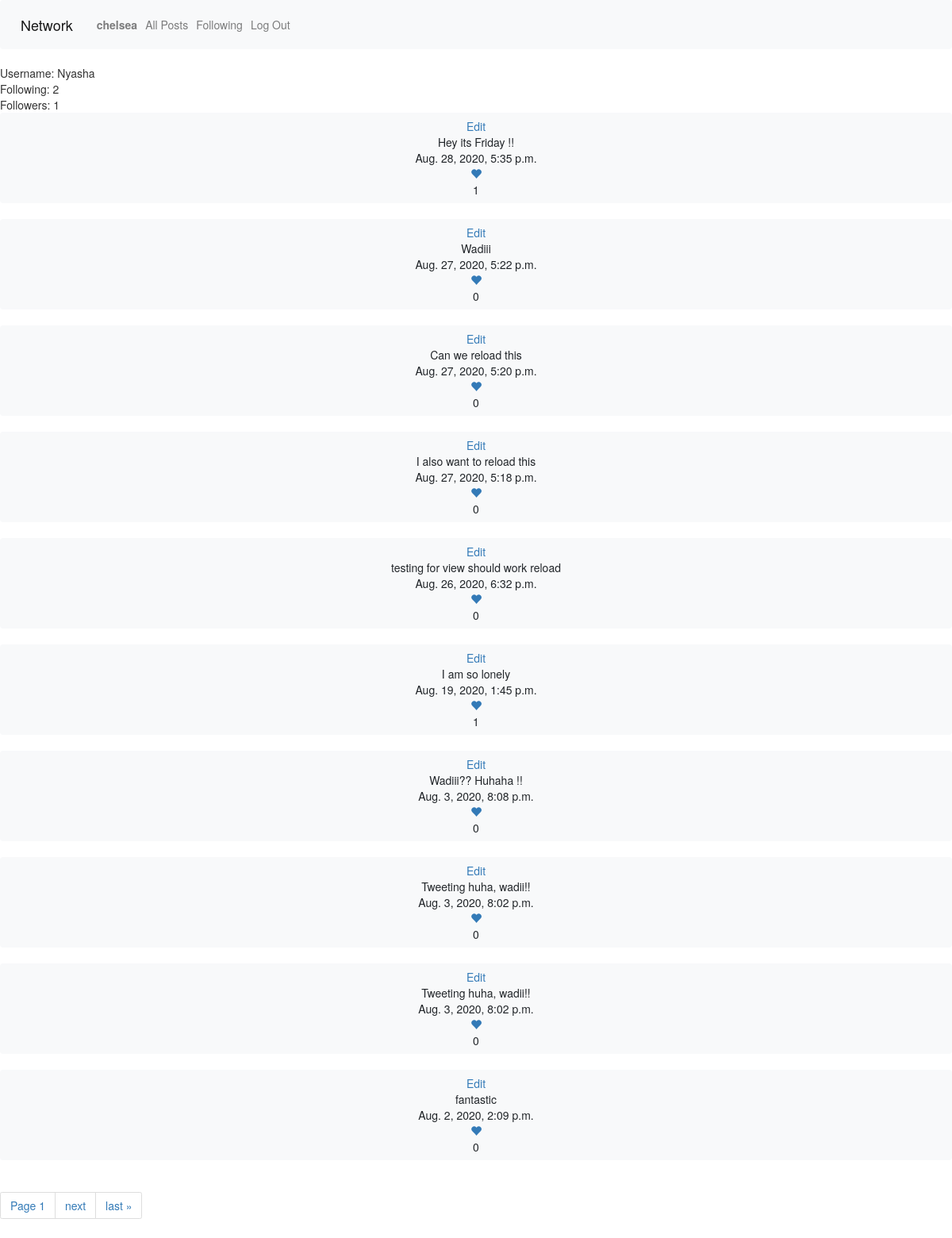
The page /user_profile/5 (signed in) on the database as committed earlier.
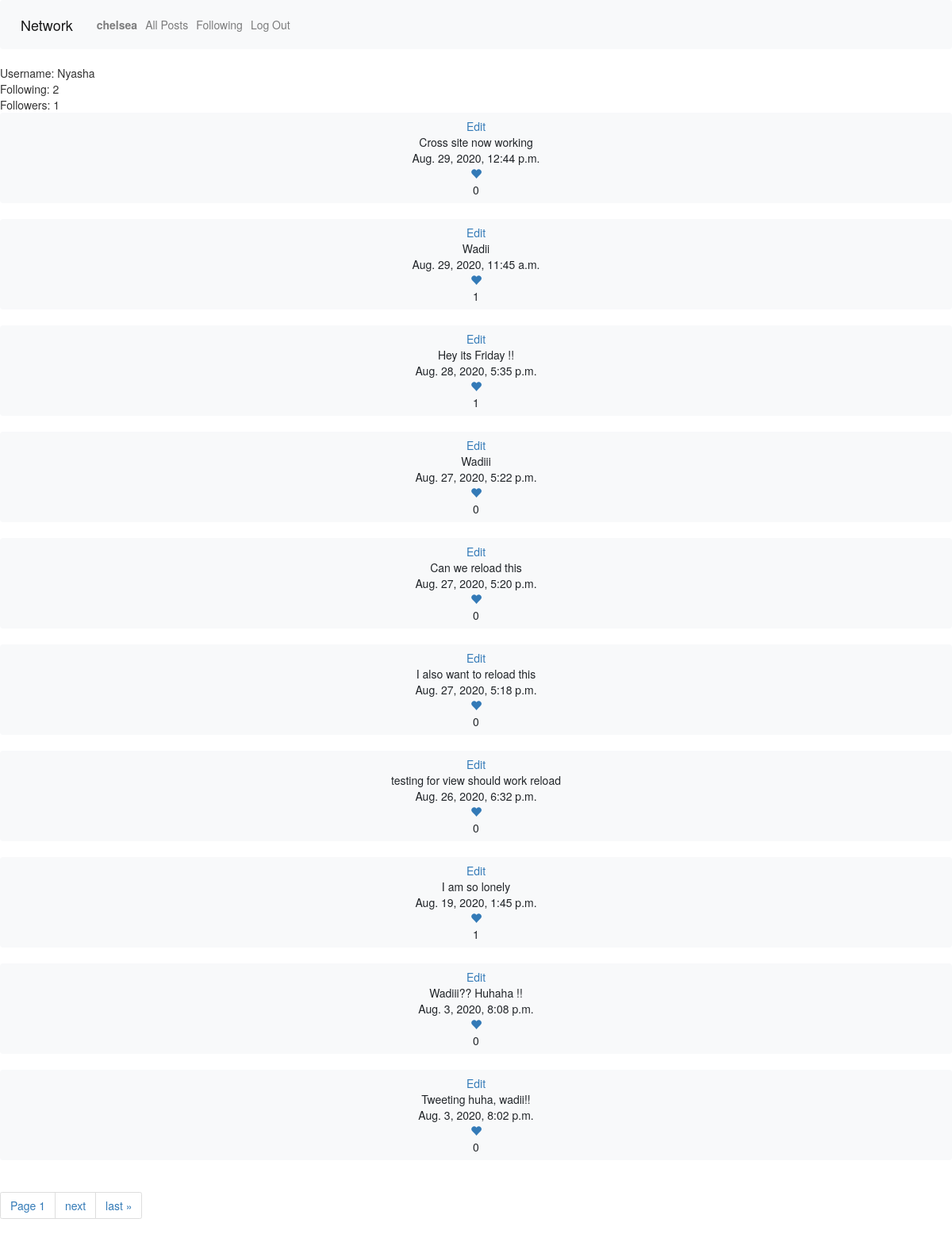
The same page on the database as committed later.
### network/models.py (models this page shows, shortened)
class Tweet(models.Model):
    user = models.ForeignKey(User, related_name="tweets", on_delete=models.CASCADE)
    body = models.TextField(blank=True)
    timestamp = models.DateTimeField(auto_now_add=True)

### network/views.py (the view)
# urls.py: path("user_profile/<int:user_id>", views.user_profile, name="user_profile"),
@login_required
def user_profile(request, user_id):
    try:
        user_prof = User.objects.get(pk=user_id)
    except User.DoesNotExist:
        return JsonResponse({"error": "User not found."}, status=404)
    if request.method == "GET":
        tweets = Tweet.objects.filter(user=user_id)
        tweets = tweets.order_by("-timestamp").all()
        paginator = Paginator(tweets, 10)
        page_number = request.GET.get('page')
        tweets_obj = paginator.get_page(page_number)
        context = {'user_prof': user_prof,
                    'tweets_obj': tweets_obj}
        return render(request, 'network/user_prof.html',  context)
    elif request.method == "POST":
        user_id = User.objects.get(pk=user_id)
        following = UserFollowing(user_id=request.user, following_user_id=user_id)
        following.save()
        return JsonResponse({"message": "Following made successfully."}, status=201)
    elif request.method == "DELETE":
        user_id = User.objects.get(pk=user_id)
        unfollow = UserFollowing.objects.get(user_id=request.user,following_user_id=user_id)
        unfollow.delete()
        return JsonResponse({"message": "Unfollowing succesful"}, status=201)
    else:
        return JsonResponse({"message": "GET/POST/DELETE error"}, status=404)

### network/templates/network/user_prof.html (shortened to what this page needs)
{% extends "network/layout.html" %}
{% load static %}
{% block body %}
<div id="user_profile_view">
    <div id="poster-box-heading">Username: {{user_prof.username.capitalize}}</div>
    <div id="poster-followings">Following: {{user_prof.following.count}}</div>
    <div id="poster-followers">Followers: {{user_prof.followers.count}}</div>
    <div id="poster_profile_tweets">
        {% for tweet in tweets_obj %}
        <button class="tweet btn btn-light bd btn-block" data-id={{tweet.user.id}}><a href="#" class="edit" data-tweet={{tweet.id}}>Edit</a><br><div class ="tweet_body">{{tweet.body}}</div>{{tweet.timestamp}}<br><form class="like_form"><a href="#" type="submit" class="like" data-id={{tweet.id}}><span class="glyphicon glyphicon-heart"></span></a><div class="like_count">{{tweet.likes.count}}</div></form></button><br>
        {% endfor %}
    </div>
        <div class="pagination_view">
            <span class="step-links">
                <ul class="pagination">
                    <li class="page-item"><a class="page-link"><span class="current">Page {{ tweets_obj.number }}</span></a></li>
                    {% if tweets_obj.has_next %}
                    <li class="page-item"><a class="page-link" href="?page={{ tweets_obj.next_page_number }}">next</a></li>
                    <li class="page-item"><a class="page-link" href="?page={{ tweets_obj.paginator.num_pages }}">last &raquo;</a></li>
                    {% endif %}
                    </ul>
            </span>
        </div>
</div>
{% endblock %}

Rows that differ between the two databases and show on the page:
no longer on this page (row unchanged): Tweet: body "Tweeting huha, wadii!!", timestamp "Aug. 3, 2020, 8:02 p.m.", likes.count "0"
no longer on this page (row unchanged): Tweet: body "fantastic", timestamp "Aug. 2, 2020, 2:09 p.m.", likes.count "0"
added Tweet: body "Cross site now working", timestamp "Aug. 29, 2020, 12:44 p.m.", likes.count "0"
added Tweet: body "Wadii", timestamp "Aug. 29, 2020, 11:45 a.m.", likes.count "1"
